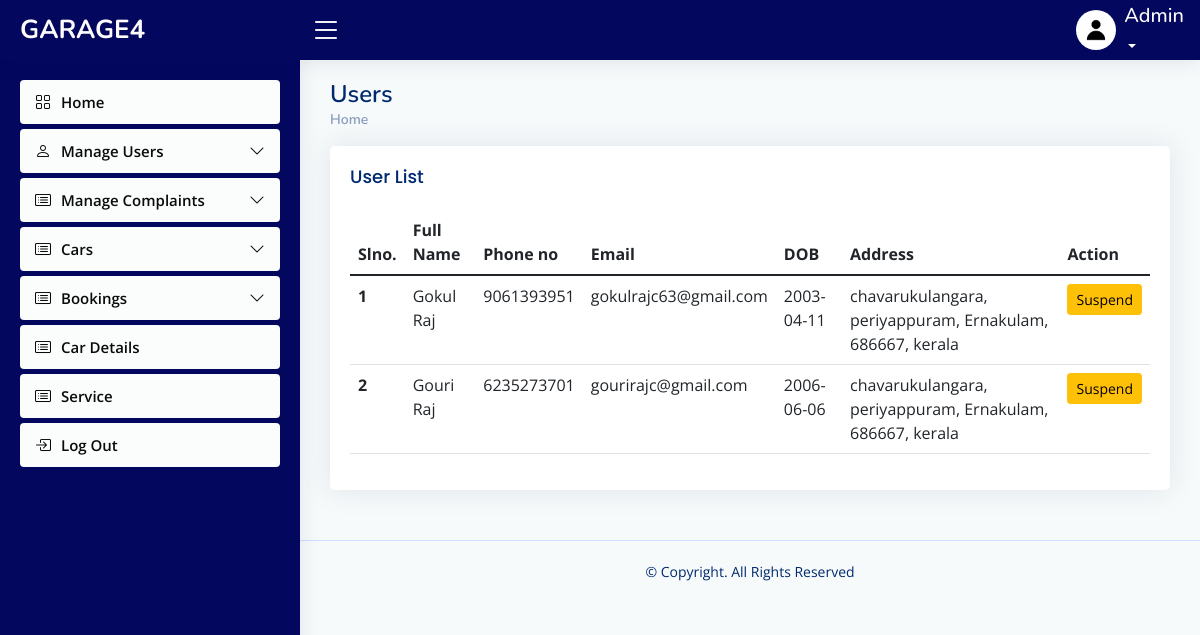
Before: /admin/activeuser.php with the older database file.
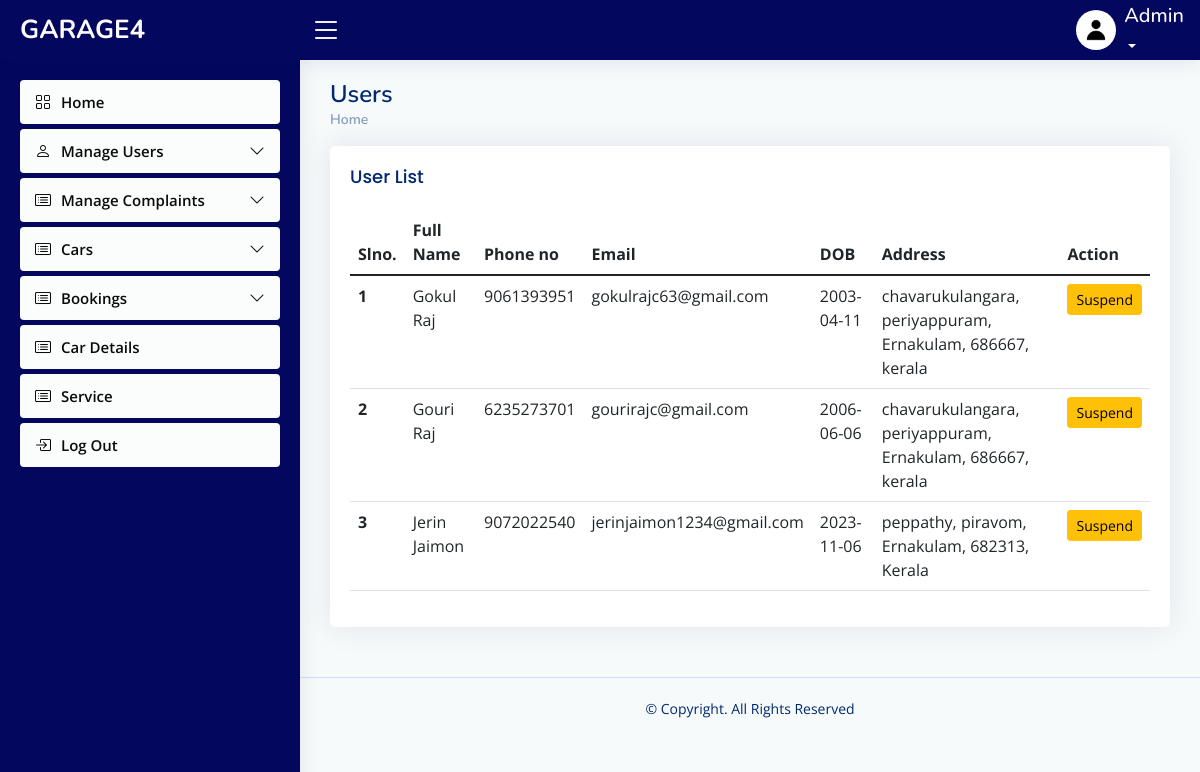
After: the same page with the newer database file.
### tables this page shows
CREATE TABLE `registration` (
  `image` varchar(50) NOT NULL DEFAULT 'default.jpg',
  `first_name` varchar(30) NOT NULL,
  `last_name` varchar(30) NOT NULL,
  `contact` varchar(20) NOT NULL,
  `email_id` varchar(40) NOT NULL,
  `date_of_birth` date NOT NULL,
  `house_name` varchar(30) NOT NULL,
  `street_name` varchar(30) NOT NULL,
  `district` varchar(20) NOT NULL,
  `pincode` varchar(6) NOT NULL,
  `state` varchar(30) NOT NULL,
  `date_of_join` date NOT NULL
);

### connect.php (called while the page is built, shortened)
<?php
$dbname="garage4";
$conn=mysqli_connect("localhost","root","",$dbname);
function select_data($sql)
{
  global $conn;
  $res = mysqli_query($conn, $sql);
  if ($res)
    return $res;
  else
    return False;
}
?>

### admin/activeuser.php (the view, shortened to what this page needs)
<?php
include("header.php");
?>
<main id="main" class="main">
  <div class="pagetitle">
    <h1>Users</h1>
    <nav>
      <ol class="breadcrumb">
        <li class="breadcrumb-item"><a href="activeuser.php">Home</a></li>
      </ol>
    </nav>
  </div>
  <section class="section dashboard">
    <div class="row">
      <section class="section">
        <div class="row">
          <div class="col-lg-12">
          <div class="card">
          <div class="card-body">
            <h5 class="card-title">
              User List
            </h5>
            <table class="table datatable">
              <thead>
                <tr>
                  <th scope="col">Slno.</th>
                  <th scope="col">Full Name</th>
                  <th scope="col">Phone no</th>
                  <th scope="col">Email</th>
                  <th scope="col">DOB</th>
                  <th scope="col">Address</th>
                 <th scope="col">Action</th>
                </tr>
              </thead>
              <tbody>
                <?php
                $sql = "SELECT * FROM `registration` WHERE email_id IN (SELECT email_id FROM `login` WHERE user_status = 1)";
                $data = select_data($sql);
                $n = 1;
                while ($row = mysqli_fetch_assoc($data)) {
                  ?>
                  <tr>
                    <th scope='row'>
                      <?php echo $n++; ?>
                    </th>
                    <td>
                      <?php echo $row['first_name'] . " " . $row['last_name'] ?>
                    </td>
                    <td>
                      <?php echo $row['contact'] ?>
                    </td>
                    <td>
                      <?php echo $row['email_id'] ?>
                    </td>
                    <td>
                      <?php echo $row['date_of_birth'] ?>
                    </td>
                    <td>
                      <?php echo $row['house_name'] ?>,
                      <?php echo $row['street_name'] ?>,
                      <?php echo $row['district'] ?>,
                      <?php echo $row['pincode'] ?>,
                      <?php echo $row['state'] ?>
                    </td>
                    <td>
                      <div class="btn-group">
                        <a href="php/verifyuser.php?email=<?php echo $row['email_id']; ?>&s=-1" class="btn btn-warning btn-sm">Suspend</a>
                      </div>
                    </td>
                  </tr>
                  <?php
                }
                ?>
              </tbody>
            </table>
          </div>
        </div>
    </div>
    </div>
  </section>
</main>
<?php
include 'footer.php';
?>

Changed rows visible on the page:
added registration: first_name "Jerin", last_name "Jaimon", contact "9072022540", email_id "jerinjaimon1234@gmail.com", date_of_birth "2023-11-06", house_name "peppathy", street_name "piravom", district "Ernakulam", pincode "682313", state "Kerala"
